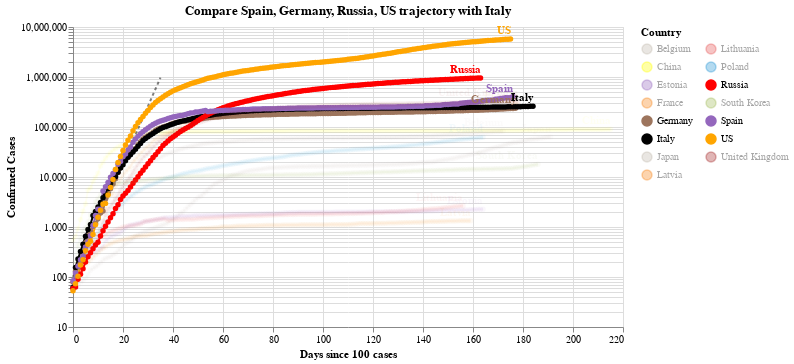

The cell this chart's notebook holds for it:
### Code cell
#hide_input
chart2 = make_since_chart(dff2, ['Spain', 'Germany','Russia', 'US'], baseline_countries)
chart2

### Figure 1 — Vega-Lite specification as saved in the notebook (floating-point values rounded to 4 significant figures; data arrays with more than 128 entries replaced by an {"elided": "..."} marker saying what was removed)
{"config": {"view": {"continuousWidth": 400, "continuousHeight": 300}}, "layer": [{"data": {"name": "data-628230001892d6798b50651be41d1b3e"}, "mark": {"type": "line", "color": "black", "opacity": 0.5, "strokeDash": [3, 3]}, "encoding": {"x": {"type": "quantitative", "field": "Days since 100 cases"}, "y": {"type": "quantitative", "field": "Confirmed Cases"}}}, {"data": {"name": "data-9d5fdae46543c3f64ecbac10b159a8da"}, "mark": {"type": "line", "point": true}, "encoding": {"color": {"type": "nominal", "field": "Country", "legend": {"columns": 2}, "scale": {"domain": ["Belgium", "China", "Estonia", "France", "Germany", "Italy", "Japan", "Latvia", "Lithuania", "Poland", "Russia", "South Korea", "Spain", "US", "United Kingdom"], "range": ["#C1B7AD", "yellow", "#9467bd", "#F58518", "#9D755D", "black", "#C1B7AD", "#F58518", "#E45756", "#2495D3", "red", "#A1BA59", "#9467bd", "orange", "brown"]}}, "opacity": {"condition": {"value": 1, "selection": "selector003"}, "value": 0.05}, "tooltip": [{"type": "nominal", "field": "Country"}, {"type": "temporal", "field": "Date"}, {"type": "quantitative", "field": "Confirmed Cases"}, {"type": "quantitative", "field": "Days since 100 cases"}], "x": {"type": "quantitative", "field": "Days since 100 cases"}, "y": {"type": "quantitative", "field": "Confirmed Cases", "scale": {"type": "log"}}}, "selection": {"selector003": {"type": "multi", "fields": ["Country"], "bind": "legend", "init": [{"Country": "Spain"}, {"Country": "Germany"}, {"Country": "Russia"}, {"Country": "US"}, {"Country": "Italy"}]}}, "width": 550}, {"data": {"name": "data-9d5fdae46543c3f64ecbac10b159a8da"}, "mark": {"type": "text", "align": "right", "dy": -8, "fontWeight": "bold"}, "encoding": {"color": {"type": "nominal", "field": "Country", "legend": {"columns": 2}, "scale": {"domain": ["Belgium", "China", "Estonia", "France", "Germany", "Italy", "Japan", "Latvia", "Lithuania", "Poland", "Russia", "South Korea", "Spain", "US", "United Kingdom"], "range": ["#C1B7AD", "yellow", "#9467bd", "#F58518", "#9D755D", "black", "#C1B7AD", "#F58518", "#E45756", "#2495D3", "red", "#A1BA59", "#9467bd", "orange", "brown"]}}, "opacity": {"condition": {"value": 1, "selection": "selector003"}, "value": 0.05}, "text": {"type": "nominal", "field": "Country"}, "tooltip": [{"type": "nominal", "field": "Country"}, {"type": "temporal", "field": "Date"}, {"type": "quantitative", "field": "Confirmed Cases"}, {"type": "quantitative", "field": "Days since 100 cases"}], "x": {"type": "quantitative", "field": "Days since 100 cases"}, "y": {"type": "quantitative", "field": "Confirmed Cases", "scale": {"type": "log"}}}, "transform": [{"filter": "(datum['Date'] >= 1598227200000)"}], "width": 550}], "title": "Compare Spain, Germany, Russia, US trajectory with Italy", "$schema": "https://vega.github.io/schema/vega-lite/v4.0.2.json", "datasets": {"data-628230001892d6798b50651be41d1b3e": [{"Days since 100 cases": 0, "Confirmed Cases": 100.0}, {"Days since 100 cases": 1, "Confirmed Cases": 130.0}, {"Days since 100 cases": 2, "Confirmed Cases": 169.0}, {"Days since 100 cases": 3, "Confirmed Cases": 219.7}, {"Days since 100 cases": 4, "Confirmed Cases": 285.6}, {"Days since 100 cases": 5, "Confirmed Cases": 371.3}, {"Days since 100 cases": 6, "Confirmed Cases": 482.7}, {"Days since 100 cases": 7, "Confirmed Cases": 627.5}, {"Days since 100 cases": 8, "Confirmed Cases": 815.7}, {"Days since 100 cases": 9, "Confirmed Cases": 1060.0}, {"Days since 100 cases": 10, "Confirmed Cases": 1379.0}, {"Days since 100 cases": 11, "Confirmed Cases": 1792.0}, {"Days since 100 cases": 12, "Confirmed Cases": 2330.0}, {"Days since 100 cases": 13, "Confirmed Cases": 3029.0}, {"Days since 100 cases": 14, "Confirmed Cases": 3937.0}, {"Days since 100 cases": 15, "Confirmed Cases": 5119.0}, {"Days since 100 cases": 16, "Confirmed Cases": 6654.0}, {"Days since 100 cases": 17, "Confirmed Cases": 8650.0}, {"Days since 100 cases": 18, "Confirmed Cases": 11250.0}, {"Days since 100 cases": 19, "Confirmed Cases": 14620.0}, {"Days since 100 cases": 20, "Confirmed Cases": 19000.0}, {"Days since 100 cases": 21, "Confirmed Cases": 24710.0}, {"Days since 100 cases": 22, "Confirmed Cases": 32120.0}, {"Days since 100 cases": 23, "Confirmed Cases": 41750.0}, {"Days since 100 cases": 24, "Confirmed Cases": 54280.0}, {"Days since 100 cases": 25, "Confirmed Cases": 70560.0}, {"Days since 100 cases": 26, "Confirmed Cases": 91730.0}, {"Days since 100 cases": 27, "Confirmed Cases": 119300.0}, {"Days since 100 cases": 28, "Confirmed Cases": 155000.0}, {"Days since 100 cases": 29, "Confirmed Cases": 201500.0}, {"Days since 100 cases": 30, "Confirmed Cases": 262000.0}, {"Days since 100 cases": 31, "Confirmed Cases": 340600.0}, {"Days since 100 cases": 32, "Confirmed Cases": 442800.0}, {"Days since 100 cases": 33, "Confirmed Cases": 575600.0}, {"Days since 100 cases": 34, "Confirmed Cases": 748300.0}, {"Days since 100 cases": 35, "Confirmed Cases": 972800.0}], "data-9d5fdae46543c3f64ecbac10b159a8da": {"elided": "2653 records"}}}
